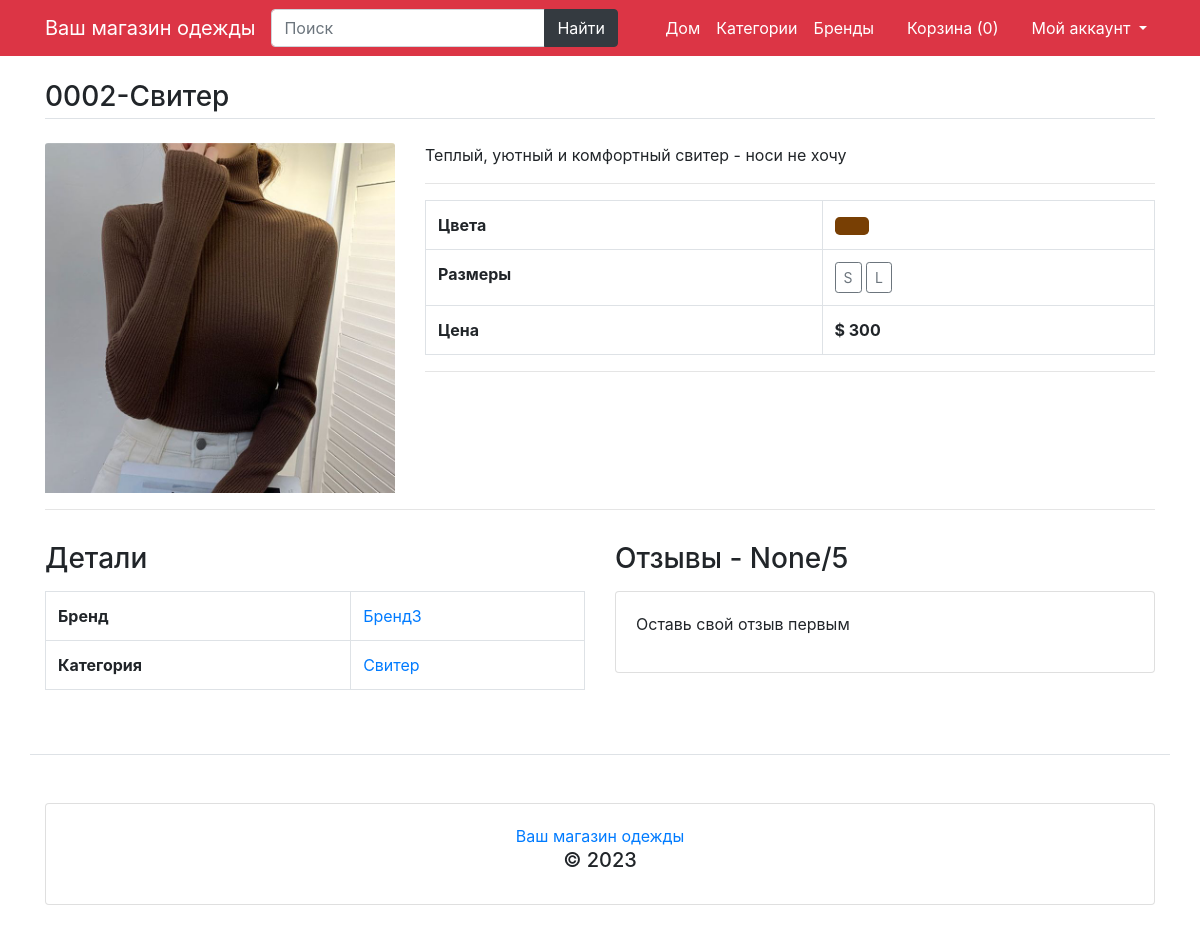
Screenshot of /product/0002-sviter/4 with the database file from the repository.
### main/models.py (models this page shows, shortened)
class Product(models.Model):
    title = models.CharField(max_length=200)
    slug = models.SlugField(max_length=200)
    detail = models.TextField()
    category = models.ForeignKey(Category, on_delete=models.CASCADE)
    brand = models.ForeignKey(Brand, on_delete=models.CASCADE)
    image = models.ImageField(upload_to="product_imgs/", null=True)
    price = models.PositiveIntegerField(default=0)
    status = models.BooleanField(default=True)
    is_featured = models.BooleanField(default=False)
    class Meta:
        verbose_name_plural = '6. Products'

class Brand(models.Model):
    title = models.CharField(max_length=100)
    image = models.ImageField(upload_to="brand_imgs/")
    class Meta:
        verbose_name_plural = '3. Brands'

class Category(models.Model):
    title = models.CharField(max_length=100)
    image = models.ImageField(upload_to="cat_imgs/")
    class Meta:
        verbose_name_plural = '2. Categories'

### main/views.py (the view)
# urls.py: path('product/<str:slug>/<int:id>', views.product_detail, name='product_detail'),
def product_detail(request, slug, id):
    product = Product.objects.get(id=id)
    colors = ProductAttribute.objects.filter(product=product).values('color__id', 'color__title',
                                                                     'color__color_code').distinct()
    sizes = ProductAttribute.objects.filter(product=product).values('size__id', 'size__title', 'color__id').distinct()
    reviewForm = ReviewAdd()
    canAdd = True
    if request.user.is_authenticated:
        reviewCheck = ProductReview.objects.filter(user=request.user, product=product).count()
        if reviewCheck > 0:
            canAdd = False
    reviews = ProductReview.objects.filter(product=product)
    avg_reviews = ProductReview.objects.filter(product=product).aggregate(avg_rating=Avg('review_rating'))
    return render(request, 'product_detail.html',
                  {'data': product, 'colors': colors, 'sizes': sizes,
                   'reviewForm': reviewForm, 'canAdd': canAdd, 'reviews': reviews, 'avg_reviews': avg_reviews})

### main/forms.py
class ReviewAdd(forms.ModelForm):
    class Meta:
        model = ProductReview
        fields = ('review_text', 'review_rating')

### main/template_context.py (called while the page is built)
def get_filters(request):
    cats = Product.objects.distinct().values('category__title', 'category__id')
    brands = Product.objects.distinct().values('brand__title', 'brand__id')
    colors = ProductAttribute.objects.distinct().values('color__title', 'color__id', 'color__color_code')
    sizes = ProductAttribute.objects.distinct().values('size__title', 'size__id')
    minMaxPrice = Product.objects.aggregate(Min('price'), Max('price'))
    data = {
        'cats': cats,
        'brands': brands,
        'colors': colors,
        'sizes': sizes,
        'minMaxPrice': minMaxPrice,
    }
    return data

### main/templates/product_detail.html (shortened to what this page needs)
{% extends 'base.html' %}
{% load static %}
{% block content %}
<main class="container my-4">
	<h3 class="my-4 border-bottom pb-1">{{data.title}}</h3>
	<div class="row">
		<div class="col-md-4">
			<img id="zoom_01" data-zoom-image="/media/{{data.image}}" src="/media/{{data.image}}" class="card-img-top" alt="{{data.title}}">
		</div>
		<div class="col-md-8">
			<p>{{data.detail}}</p>
			<hr/>
			<table class="table table-bordered">
				<tr>
					<th>Цвета</th>
					<td>
						{% for color in colors %}
							<button class="btn btn-lg choose-color" data-color="{{color.color__id}}" style="background-color: {{color.color__color_code}}"></button>
						{% endfor %}
					</td>
				</tr>
				<tr>
					<th>Размеры</th>
					<td>
						{% for size in sizes %}
						<button data-price="{{size.price}}" class="btn btn-outline-secondary btn-sm choose-size color{{size.color__id}}">{{size.size__title}}</button>
						{% endfor %}
					</td>
				</tr>
				<tr>
					<th>Цена</th>
					<th>$ <span class="product-price-{{data.id}}">{{data.price}}</span></th>
				</tr>
			</table>
			<hr/>
			</div>
		</div>
	<hr />
	<div class="row">
		<div class="col-md-6">
			<h3 class="my-3">Детали</h3>
			<table class="table table-bordered">
				<tr>
					<th>Бренд</th>
					<td><a href="/brand-product-list/{{data.brand.id}}">{{data.brand.title}}</a></td>
				</tr>
				<tr>
					<th>Категория</th>
					<td><a href="/category-product-list/{{data.category.id}}">{{data.category.title}}</a></td>
				</tr>
			</table>
		</div>
		<div class="col-md-6">
			<h3 class="my-3">Отзывы - <span class="avg-rating">{{avg_reviews.avg_rating}}</span>/5 <i class="fa fa-star text-warning"></i>
			</h3>
			<div class="card">
				<div class="card-body review-list" style="max-height: 400px; overflow: auto;">
					{% if reviews %}
						{% for review in reviews %}
						<blockquote class="blockquote text-right">
						  <small>{{review.review_text}}</small>
						  <footer class="blockquote-footer">{{review.user}}
						  	<cite title="Source Title">
						  		{% for star in review.review_rating|ljust:review.review_rating %}
						  		<i class="fa fa-star text-warning"></i>
								{% endfor %}
						  	</cite>
						  </footer>
						</blockquote>
						<hr />
						{% endfor %}
					{% else %}
						<p class="no-data">Оставь свой отзыв первым</p>
					{% endif %}
				</div>
			</div>
		</div>
	</div>
</main>
{% endblock %}

### rows the page displays
Product: title "0002-Свитер", image (picture), detail "Теплый, уютный и комфортный свитер - носи не хочу", price "300", brand "Бренд3", category "Свитер"

### other values shown
{{ request.session.cartdata|length }} "0"
{{ size.size__title }} "S" "L"
{{ avg_reviews.avg_rating }} "None"
